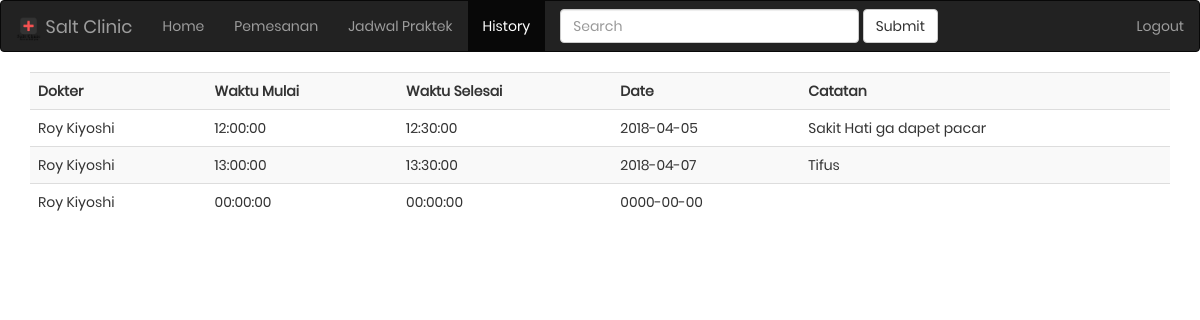
The app's page /history.php (signed in) with its own data.
### tables this page shows
CREATE TABLE `users` (
  `idUser` int(11) NOT NULL,
  `nama` varchar(50) NOT NULL,
  `umur` int(11) DEFAULT NULL,
  `jenisKelamin` varchar(2) NOT NULL,
  `priviledge` int(11) NOT NULL,
  `isActive` tinyint(1) NOT NULL,
  `username` varchar(25) NOT NULL,
  `alamat` varchar(255) NOT NULL,
  `password` varchar(8) NOT NULL
);

CREATE TABLE `penanganan` (
  `idPenanganan` int(11) NOT NULL,
  `tarif` int(11) NOT NULL,
  `waktuMulai` time NOT NULL,
  `waktuSelesai` time NOT NULL,
  `tanggal` date NOT NULL,
  `catatan` varchar(255) DEFAULT NULL,
  `isDeleted` tinyint(1) NOT NULL,
  `waktuPengubahan` date DEFAULT NULL
);

### history.php (the view, shortened to what this page needs)
<?php
	include ('connection/session.php');
	$query = "
	SELECT doc.nama as namaDokter, user.nama as namaPasien, penanganan.waktuMulai, penanganan.waktuSelesai, penanganan.tanggal, penanganan.catatan
	FROM pekerjaandokter INNER JOIN
		dokter ON pekerjaandokter.idDokter = dokter.idDokter
		INNER JOIN users as doc ON doc.idUser = dokter.idUser
		INNER JOIN users as user ON pekerjaandokter.idPasien = user.idUser
		INNER JOIN penanganan ON penanganan.idPenanganan = pekerjaandokter.idPenanganan
	WHERE penanganan.isDeleted = 0
	";
	$result = $conn->query($query);
?>
<!DOCTYPE html>
<html lang="en">
	<head>
		<link rel="stylesheet" href="https://maxcdn.bootstrapcdn.com/bootstrap/3.3.7/css/bootstrap.min.css">
		<link rel="stylesheet" type="text/css" href="fonts/font-awesome-4.7.0/css/font-awesome.min.css">
		<link rel="stylesheet" type="text/css" href="vendor/animate/animate.css">
		<link rel="stylesheet" type="text/css" href="vendor/css-hamburgers/hamburgers.min.css">
		<link rel="stylesheet" type="text/css" href="vendor/select2/select2.min.css">
		<link rel="stylesheet" type="text/css" href="css/main.css">
	</head>
	<body>
		<div class='index-navbar'>
			<?php
			include ('navbar/user-navbar.php');
			?>
		</div>
			<div class="container">
				<table class='table table-striped'>
					<tr>
						<th>Dokter</th>
						<th>Waktu Mulai</th>
						<th>Waktu Selesai</th>
						<th>Date</th>
						<th>Catatan</th>
					</tr>
					<?php
						if($result){
							while($row=$result->fetch_array()){
								echo "<tr>
									<td> ".$row['namaDokter']."</td>
									<td> ".$row['waktuMulai']."</td>
									<td> ".$row['waktuSelesai']."</td>
									<td> ".$row['tanggal']."</td>
									<td>".$row['catatan']."</td>";
							}
						}
					?>
				</table>
			</div>
	</body>
</html>

### css/main.css (style rules this page uses)
* { margin: 0px; padding: 0px; box-sizing: border-box; }
body, html { height: 100%; font-family: Poppins-Regular, sans-serif; }

### records on screen
users: nama "Roy Kiyoshi", penanganan.waktuMulai "12:00:00", penanganan.waktuSelesai "12:30:00", penanganan.tanggal "2018-04-05", penanganan.catatan "Sakit Hati ga dapet pacar", penanganan.waktuMulai "13:00:00", penanganan.waktuSelesai "13:30:00", penanganan.tanggal "2018-04-07", penanganan.catatan "Tifus", penanganan.waktuMulai "00:00:00", penanganan.waktuSelesai "00:00:00", penanganan.tanggal "0000-00-00"
